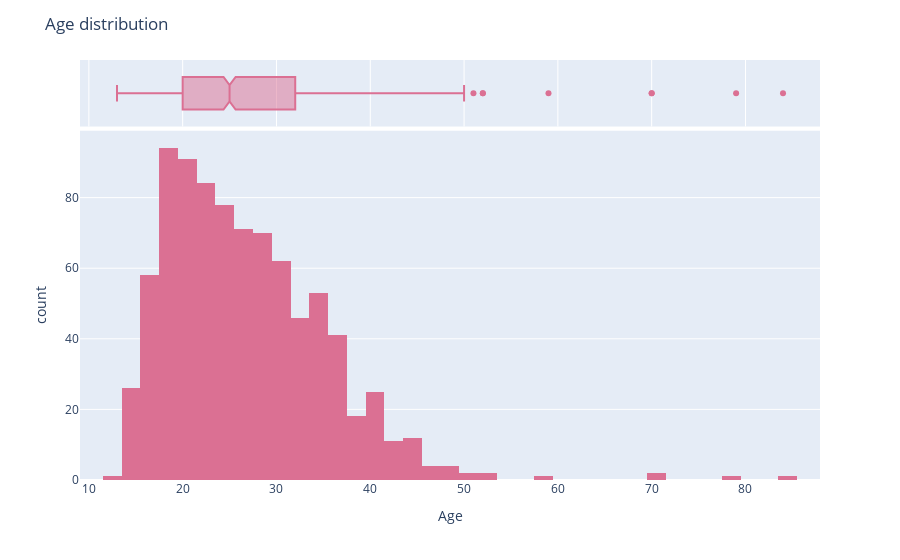

Notebook code cell kept with this figure:
### Code cell
age_dist = px.histogram(risk_factor_df, x="Age", marginal="box", color_discrete_sequence=["palevioletred"])
age_dist.update_layout(title="Age distribution")
age_dist.show()

### Figure 1 — Plotly figure (JSON) as saved in the notebook; plotly's stock layout.template omitted (floating-point values rounded to 4 significant figures; data arrays with more than 128 entries replaced by an {"elided": "..."} marker saying what was removed)
{"data": [{"alignmentgroup": "True", "bingroup": "x", "hovertemplate": "Age=%{x}<br>count=%{y}<extra></extra>", "legendgroup": "", "marker": {"color": "palevioletred", "pattern": {"shape": ""}}, "name": "", "offsetgroup": "", "orientation": "v", "showlegend": false, "type": "histogram", "x": {"elided": "858 int values"}, "xaxis": "x", "yaxis": "y"}, {"alignmentgroup": "True", "hovertemplate": "Age=%{x}<extra></extra>", "legendgroup": "", "marker": {"color": "palevioletred"}, "name": "", "notched": true, "offsetgroup": "", "showlegend": false, "type": "box", "x": {"elided": "858 int values"}, "xaxis": "x2", "yaxis": "y2"}], "layout": {"barmode": "relative", "legend": {"tracegroupgap": 0}, "margin": {"t": 60}, "title": {"text": "Age distribution"}, "xaxis": {"anchor": "y", "domain": [0, 1], "title": {"text": "Age"}}, "xaxis2": {"anchor": "y2", "domain": [0, 1], "matches": "x", "showgrid": true, "showticklabels": false}, "yaxis": {"anchor": "x", "domain": [0, 0.8316], "title": {"text": "count"}}, "yaxis2": {"anchor": "x2", "domain": [0.8416, 1], "matches": "y2", "showgrid": false, "showline": false, "showticklabels": false, "ticks": ""}}}
